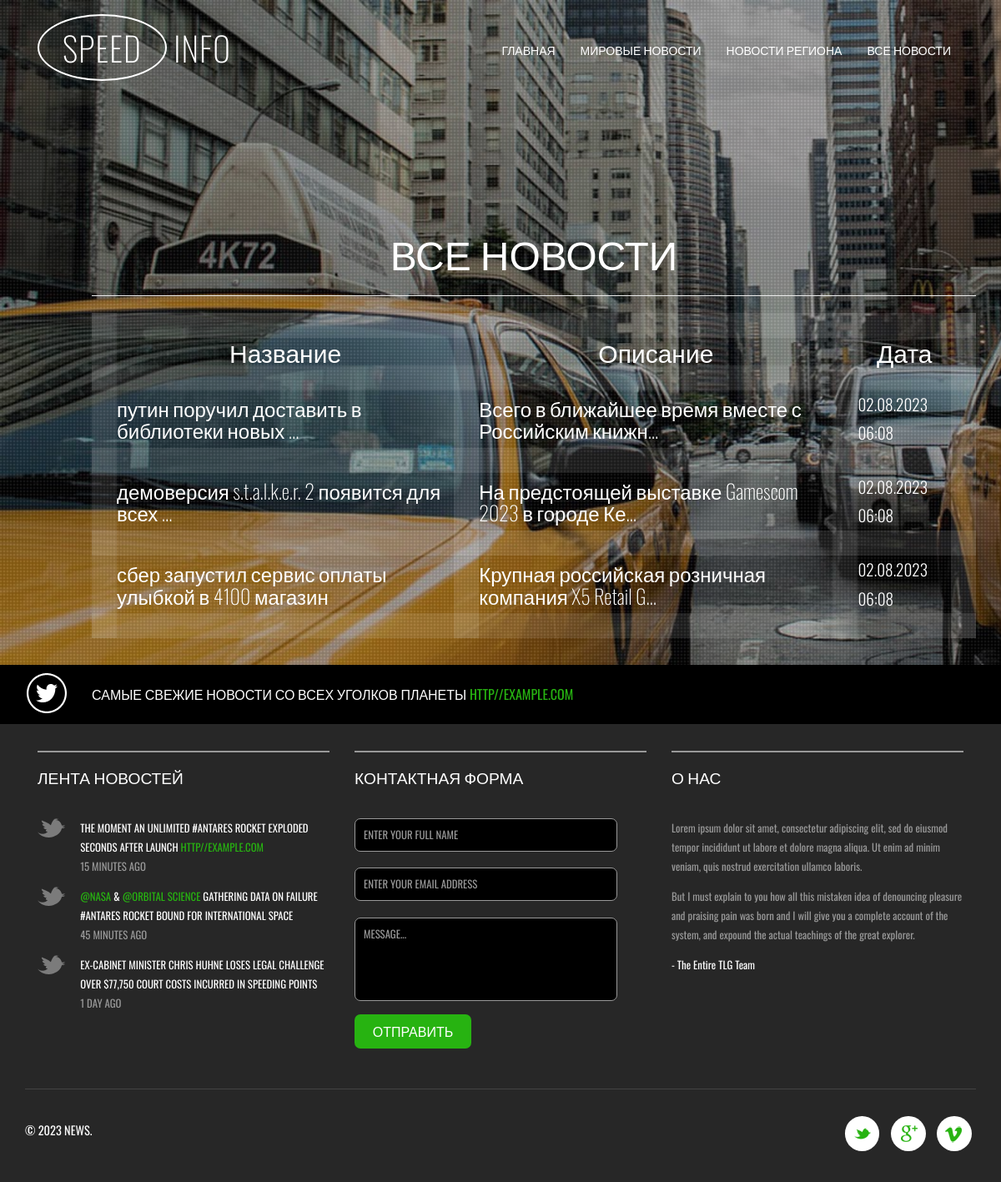
Page /news/ on the committed database.
### news/models.py (models this page shows, shortened)
class News(models.Model):
    name = models.CharField(
        max_length=50,
        unique=True, # названия новостей не должны повторяться
    )
    description = models.TextField()
    quantity = models.IntegerField(
        validators=[MinValueValidator(0)],
    )
    category = models.ForeignKey(
        to='Category',
        on_delete=models.CASCADE,
        related_name='news', # все новости в категории будут доступны через поле news
    )

### news/views.py (the view)
# urls.py: path('', NewsList.as_view()), # т.к. сам по себе это класс, то нам надо представить этот класс в виде view. Для этого вызываем метод as_view
class NewsList(ListView):
    model = News  # указываем модель, объекты которой мы будем выводить
    template_name = 'news.html'  # указываем имя шаблона, в котором будет лежать HTML, в нём будут все инструкции о том, как именно пользователю должны вывестись наши объекты
    context_object_name = 'news'  # это имя списка, в котором будут лежать все объекты, его надо указать, чтобы обратиться к самому списку объектов через HTML-шаблон
    queryset = News.objects.order_by('-id')
    def get_context_data(self, **kwargs):
        context = super().get_context_data(**kwargs)
        context['time_now'] = datetime.utcnow() # добавим переменную текущей даты time_now
        context['value1'] = None # добавим ещё одну пустую переменную, чтобы на её примере посмотреть работу другого фильтра
        return context

### news/templatetags/custom_filters.py (called while the page is built)
@register.filter(name='censor')
def censor(value):
    for sw in stop_words:
        value = value.lower().replace(sw.lower(), '...')
    return value

### templates/news.html (shortened to what this page needs)
{% extends 'flatpages/default.html' %}
{% load custom_filters %}
{% block content %}
    <h1>Все новости</h1>
    <hr>
    <font color="white">
    {% if news %}
        <table>
            <tr>
                <td>
                    <h2>Название</h2>
                </td>
                <td>
                    <h2>Описание</h2>
                </td>
                <td>
                    <h2>Дата</h2>
                </td>
            </tr>
        {% for n in news %}
            <tr>
                <td>
                    <h3>{{ n.name|censor }}</h3>
                </td>
                <td>
                    <h3>{{ n.description|truncatechars:50 }} </h3>
                </td>
                <td>
                    <p> {{ time_now|date:'d.m.Y h:m' }} </p>
                </td>
            </tr>
        {% endfor %}
        </table>
    {% else %}
        <h2>Товаров нет!</h2>
    {% endif %}
    </font>
{% endblock content %}

### templates/flatpages/default.html (shortened to what this page needs)
{% load static %}
<!DOCTYPE HTML>
<html>
<head>
<link href="{% static 'css/bootstrap.css' %}" rel="stylesheet" type="text/css" media="all" />
<link href="{% static 'css/style.css' %}" rel="stylesheet" type="text/css" media="all" />
</head>
<body>
	<div class="banner">
		<div class="banner-info">
			<div class="container">
				<nav class="navbar navbar-default">
					<div class="navbar-header">
						<div class="logo">
							<a class="navbar-brand" href="index.html"><span>Speed</span> Info </a>
						</div>
					</div>
					<div class="collapse navbar-collapse nav-wil" id="bs-example-navbar-collapse-1">
						<ul class="nav navbar-nav cl-effect-18" id="cl-effect-18">
							<li><a href="/about/">Главная</a></li>
							<li><a href="/world/">Мировые новости</a></li>
							<li><a href="/region/">Новости региона</a></li>
							<li><a href="/news/">Все новости</a></li>
						</ul>
					</div>
				</nav>
					<div  id="top" class="callbacks_container">
						<ul class="rslides" id="slider3">
							<li>
								<div class="banner-info-slider">
									    {% block content %}{% endblock content %}</p>
								</div>
							</li>
						</ul>
					</div>
			</div>
		</div>
	</div>
	<div class="footer-top">
		<div class="container">
			<p>самые свежие новости со всех уголков планеты <a href="#">http//example.com</a></p>
		</div>
	</div>
	<div class="footer">
		<div class="container">
			<div class="footer-grids">
				<div class="col-md-4 footer-grid-left">
					<h3>лента новостей</h3>
					<ul>
						<li><a href="#">the moment an unlimited #antares rocket exploded seconds after launch
							<i>http//example.com</i></a><span>15 minutes ago</span></li>
						<li><a href="mailto:info@example.com" class="cols">@NASA</a> & <a href="mailto:info@example.com" class="cols">
							@orbital science</a> <a href="#">gathering data on failure #antares rocket bound
							for international space</a><span>45 minutes ago</span></li>
						<li><a href="#">ex-cabinet minister chris huhne loses legal challenge over $77,750
							court costs incurred in speeding points</a><span>1 day ago</span></li>
					</ul>
				</div>
				<div class="col-md-4 footer-grid-left">
					<h3>контактная форма</h3>
					<form>
						<input type="text" value="enter your full name" onfocus="this.value = '';" onblur="if (this.value == '') {this.value = 'enter your full name';}" required="">
						<input type="email" value="enter your email address" onfocus="this.value = '';" onblur="if (this.value == '') {this.value = 'enter your email address';}" required="">
						<textarea onfocus="this.value = '';" onblur="if (this.value == '') {this.value = 'Message...';}" required="">Message...</textarea>
						<input type="submit" value="отправить" >
					</form>
				</div>
				<div class="col-md-4 footer-grid-left">
					<h3>о нас</h3>
					<p>Lorem ipsum dolor sit amet, consectetur adipiscing elit, sed do
						eiusmod tempor incididunt ut labore et dolore magna aliqua.
						Ut enim ad minim veniam, quis nostrud exercitation ullamco laboris.
						<span>But I must explain to you how all this mistaken idea of denouncing
						pleasure and praising pain was born and I will give you a complete
						account of the system, and expound the actual teachings of the
						great explorer.</span>
						<i>- The Entire TLG Team</i></p>
				</div>
				<div class="clearfix"> </div>
			</div>
			<div class="footer-bottom">
				<div class="footer-bottom-left">
					<p>&copy 2023  News.</p>
				</div>
				<div class="footer-bottom-right">
					<ul>
						<li><a href="#" class="icon-button twitter"><i class="icon-twitter"></i></a></li>
						<li><a href="#" class="icon-button google"><i class="icon-google"></i></a></li>
						<li><a href="#" class="icon-button v"><i class="icon-v"></i></a></li>
					</ul>
				</div>
				<div class="clearfix"> </div>
			</div>
		</div>
	</div>
</body>
</html>

### templates/news.html (style rules this page uses)
TABLE { background: rgb(255, 255, 255); border: 5px double #ffffff; color: white; width: 100%; border: 1px solid rgb(255, 255, 255); border-spacing: 7px 5px; padding: 10px; }
TD, TH { border: 30px solid rgba(255, 255, 255, 0.1); padding: 5px; }
h2, h1 { text-align: center; }

### rows in the picture
News: name|censor "путин поручил доставить в библиотеки новых ...", description "Всего в ближайшее время вместе с Российским книжн…", m "02.08.2023 06:08"
News: name|censor "демоверсия s.t.a.l.k.e.r. 2 появится для всех ...", description "На предстоящей выставке Gamescom 2023 в городе Ке…", m "02.08.2023 06:08"
News: name|censor "сбер запустил сервис оплаты улыбкой в 4100 магазин", description "Крупная российская розничная компания X5 Retail G…", m "02.08.2023 06:08"
